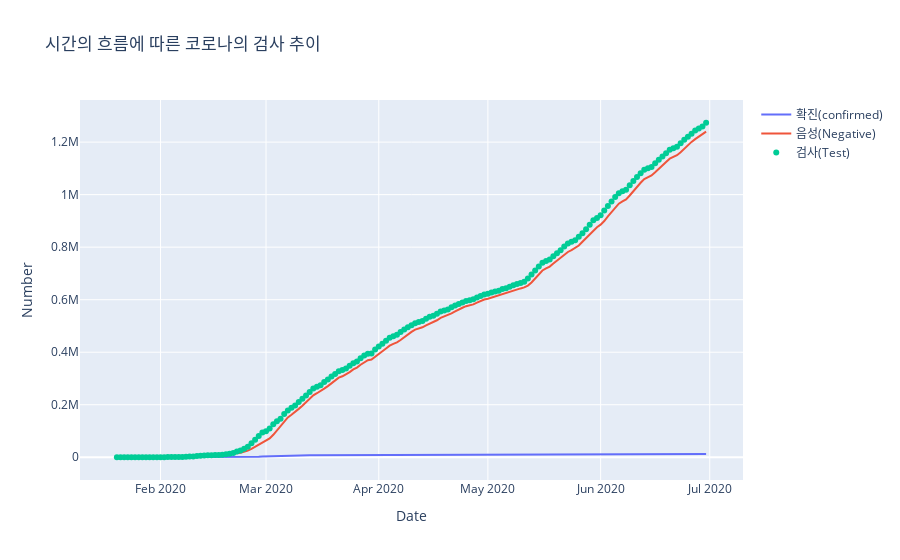

Notebook source saved alongside this figure:
### Markdown cell above
다음 그래프는 시간의 흐름에 따른 코로나의 추이로 확진자와 격리해제자의 추이와 사망자의 추이에 대해서 보여주고 있으며 확진자와 격리해제자의 추이는 유사하게 우상향하는 모습을 보여주고 있으며 사망자는 확진자와 격리자의 수에 비해서는 적어서 눈에 보이는 변화는 없습니다.

### Code cell
fig = go.Figure()

fig.add_trace(go.Scatter(x=time['date'], y=time['confirmed'],
                    mode='lines', 
                    name='확진(confirmed)'))

fig.add_trace(go.Scatter(x=time['date'],y=time['negative'],
             mode='lines', name='음성(Negative)'))

fig.add_trace(go.Scatter(x=time['date'],y=time['test'],
             mode='markers', name='검사(Test)'))

fig.update_layout(title='시간의 흐름에 따른 코로나의 검사 추이',
                   xaxis_title='Date',
                   yaxis_title='Number')

fig.show()

### Figure 1 — Plotly figure (JSON) as saved in the notebook; plotly's stock layout.template omitted (floating-point values rounded to 4 significant figures; data arrays with more than 128 entries replaced by an {"elided": "..."} marker saying what was removed)
{"data": [{"mode": "lines", "name": "확진(confirmed)", "type": "scatter", "x": {"elided": "163 str values"}, "y": {"elided": "163 int values"}}, {"mode": "lines", "name": "음성(Negative)", "type": "scatter", "x": {"elided": "163 str values"}, "y": {"elided": "163 int values"}}, {"mode": "markers", "name": "검사(Test)", "type": "scatter", "x": {"elided": "163 str values"}, "y": {"elided": "163 int values"}}], "layout": {"title": {"text": "시간의 흐름에 따른 코로나의 검사 추이"}, "xaxis": {"title": {"text": "Date"}}, "yaxis": {"title": {"text": "Number"}}}}
